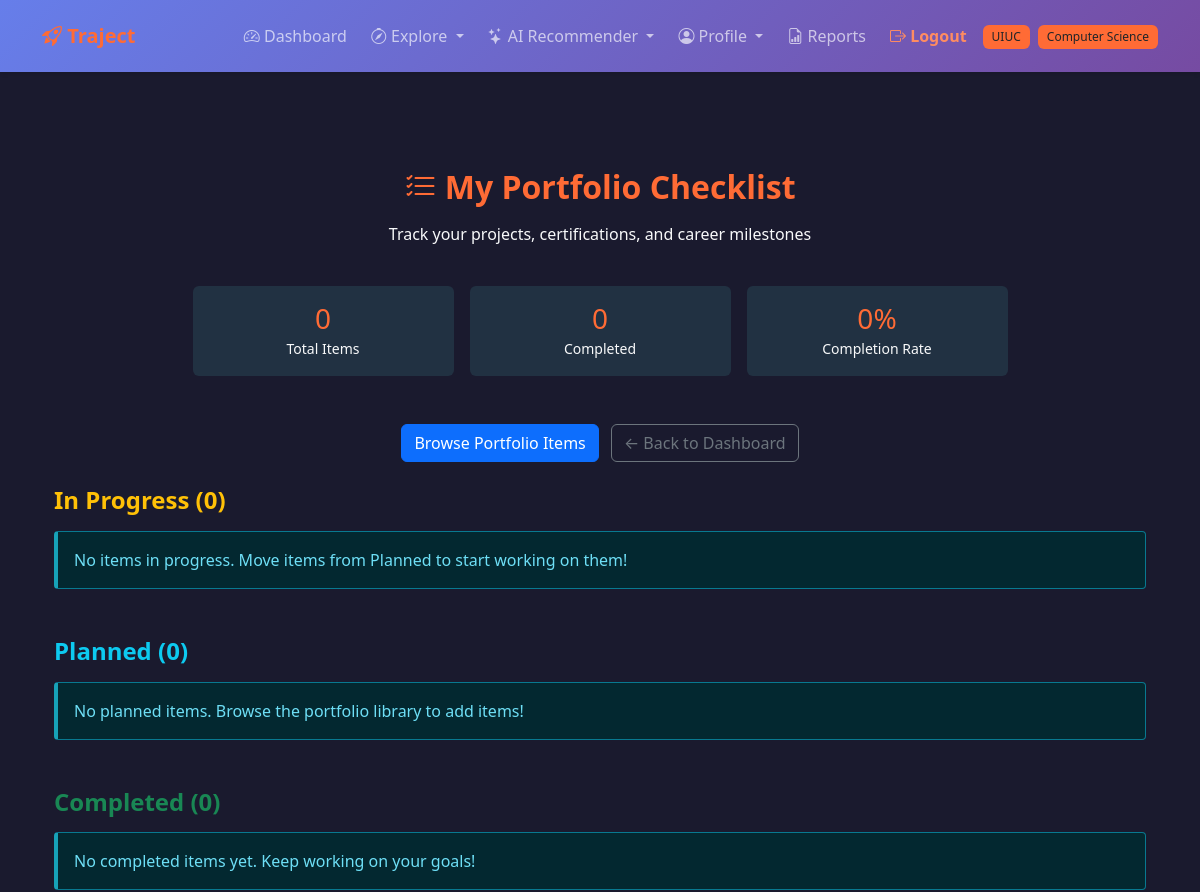
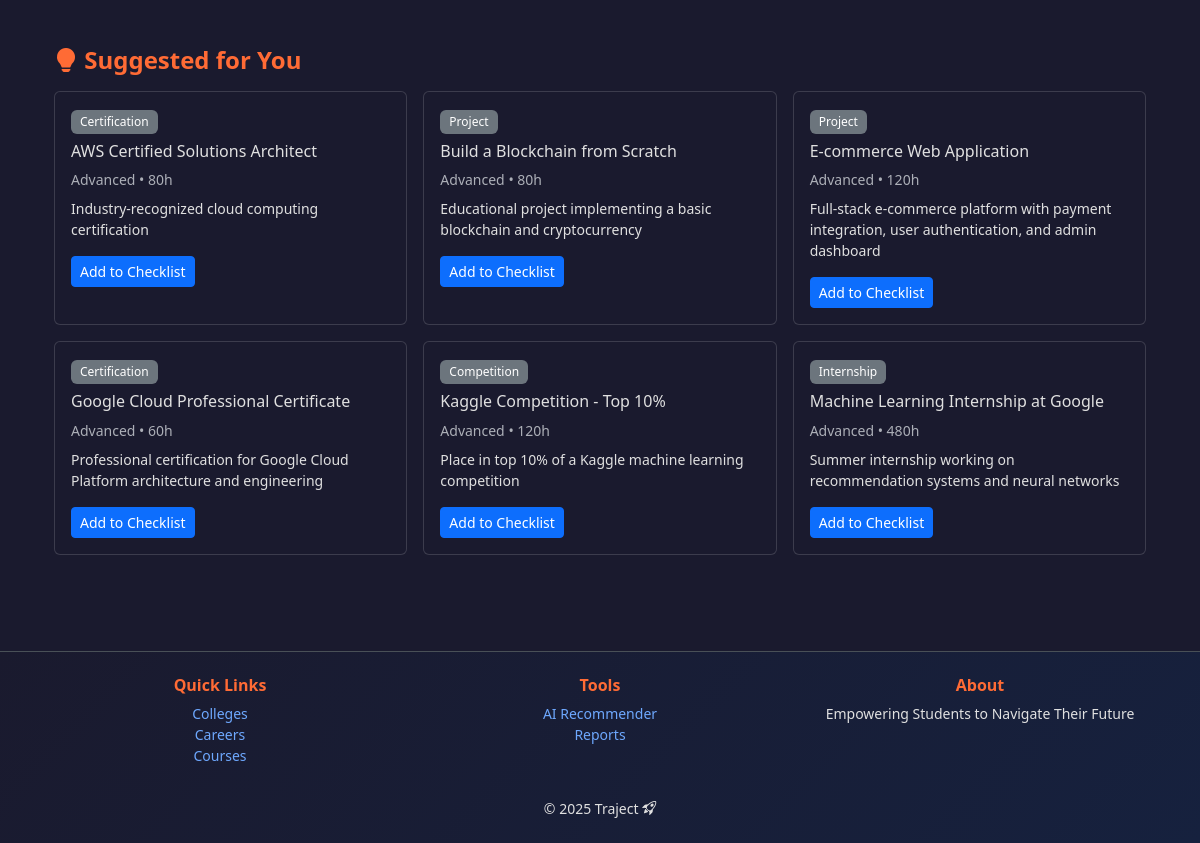
The page /accounts/portfolio/checklist/ (signed in) on the database as committed earlier (2 pictures, top to bottom).
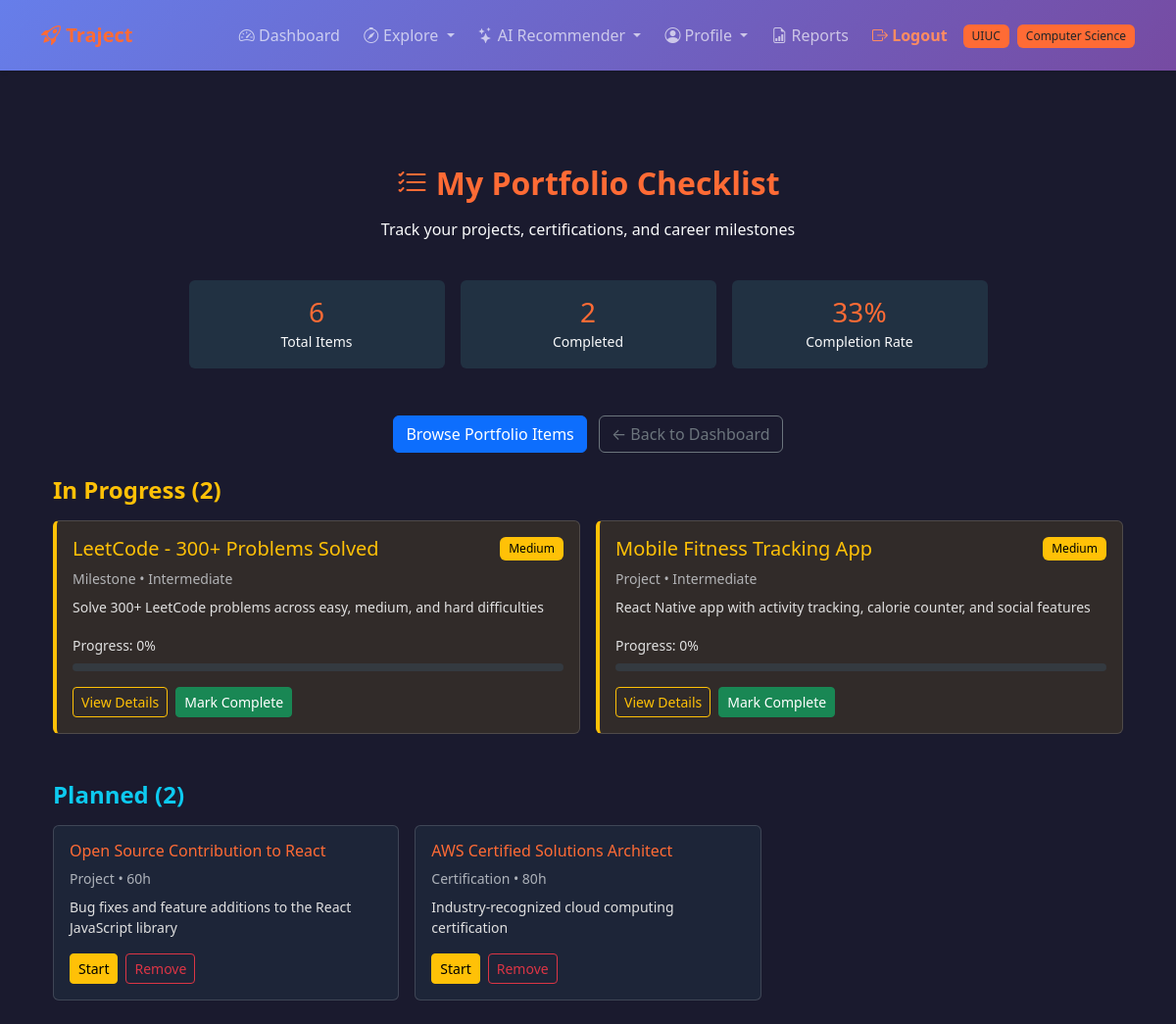
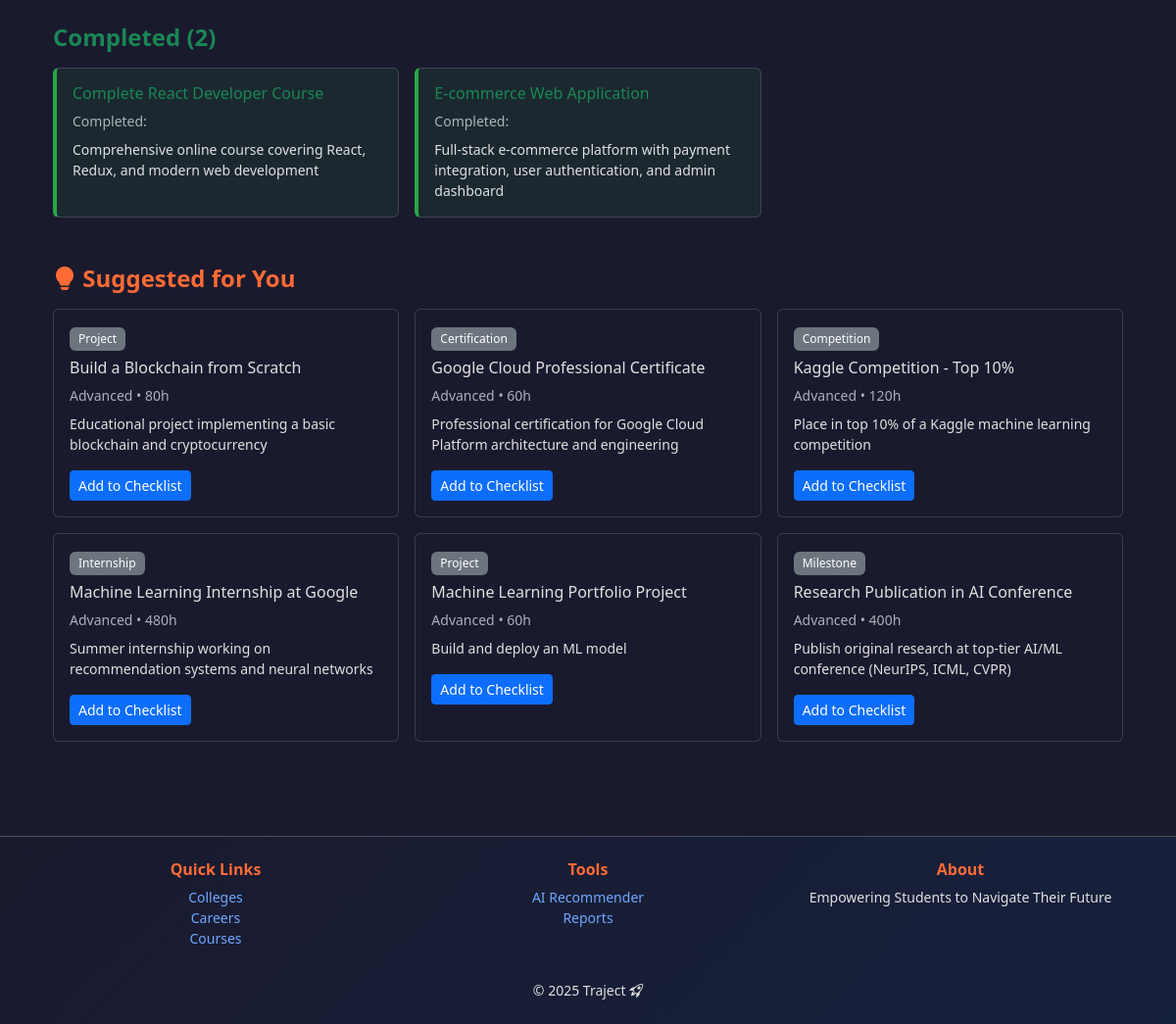
The same page on the database as committed later (2 pictures, top to bottom).
### accounts/models.py (models this page shows, shortened)
class PortfolioItem(models.Model):
    ITEM_TYPES = [
        ('PROJECT', 'Project'),
        ('CERT', 'Certification'),
        ('MILESTONE', 'Milestone'),
        ('INTERNSHIP', 'Internship'),
        ('COMPETITION', 'Competition'),
    ]
    title = models.CharField(max_length=200)
    item_type = models.CharField(max_length=20, choices=ITEM_TYPES, default='PROJECT')
    description = models.TextField(blank=True)
    related_careers = models.ManyToManyField(
        'careers.Career',
        blank=True,
        related_name='portfolio_items'
    )
    skills_gained = models.TextField(
        blank=True,
        help_text="Comma-separated list of skills"
    )
    estimated_hours = models.PositiveIntegerField(
        null=True, blank=True,
        help_text="Estimated hours to complete"
    )
    difficulty_level = models.CharField(
        max_length=20,
        choices=[
            ('BEGINNER', 'Beginner'),
            ('INTERMEDIATE', 'Intermediate'),
            ('ADVANCED', 'Advanced'),
        ],
        default='BEGINNER'
    )
    resource_url = models.URLField(blank=True, null=True)
    created_at = models.DateTimeField(auto_now_add=True)
    class Meta:
        ordering = ['difficulty_level', 'title']
        verbose_name = "Portfolio Item"
        verbose_name_plural = "Portfolio Items"

class UserChecklist(models.Model):
    STATUS_CHOICES = [
        ('PLANNED', 'Planned'),
        ('IN_PROGRESS', 'In Progress'),
        ('COMPLETED', 'Completed'),
        ('ABANDONED', 'Abandoned'),
    ]
    user_profile = models.ForeignKey(
        UserProfile,
        on_delete=models.CASCADE,
        related_name='checklist_items'
    )
    portfolio_item = models.ForeignKey(
        PortfolioItem,
        on_delete=models.CASCADE,
        related_name='user_checklists'
    )
    status = models.CharField(
        max_length=20,
        choices=STATUS_CHOICES,
        default='PLANNED'
    )
    notes = models.TextField(blank=True)
    progress_percentage = models.PositiveIntegerField(
        default=0,
        help_text="Percentage complete (0-100)"
    )
    added_at = models.DateTimeField(auto_now_add=True)
    started_at = models.DateTimeField(null=True, blank=True)
    completed_at = models.DateTimeField(null=True, blank=True)
    priority = models.CharField(
        max_length=10,
        choices=[
            ('LOW', 'Low'),
            ('MEDIUM', 'Medium'),
            ('HIGH', 'High'),
        ],
        default='MEDIUM'
    )
    class Meta:
        ordering = ['-priority', '-added_at']
        unique_together = ('user_profile', 'portfolio_item')
        verbose_name = "User Checklist Item"
        verbose_name_plural = "User Checklist Items"

### accounts/portfolio_views.py (the view)
# urls.py: path("portfolio/checklist/", portfolio_views.portfolio_checklist_view, name="portfolio_checklist"),
@login_required
def portfolio_checklist_view(request):
    profile = request.user.profile
    checklist_items = UserChecklist.objects.filter(
        user_profile=profile
    ).select_related('portfolio_item').order_by('-priority', '-added_at')
    planned = checklist_items.filter(status='PLANNED')
    in_progress = checklist_items.filter(status='IN_PROGRESS')
    completed = checklist_items.filter(status='COMPLETED')
    total_items = checklist_items.count()
    completed_count = completed.count()
    completion_rate = int((completed_count / total_items * 100)) if total_items > 0 else 0
    suggested_items = PortfolioItem.objects.exclude(
        user_checklists__user_profile=profile
    ).order_by('difficulty_level', 'title')[:6]
    context = {
        'planned': planned,
        'in_progress': in_progress,
        'completed': completed,
        'total_items': total_items,
        'completed_count': completed_count,
        'completion_rate': completion_rate,
        'suggested_items': suggested_items,
    }
    return render(request, 'accounts/portfolio_checklist.html', context)

### templates/accounts/portfolio_checklist.html (shortened to what the changed rows need)
{% extends "accounts/base.html" %}
{% load static %}
{% block content %}
<div class="container mt-5">
 <div class="text-center mb-5">
 <h2 class="fw-bold text-accent mb-3"><i class="bi bi-list-check"></i> My Portfolio Checklist</h2>
 <div class="row g-3 mt-4 justify-content-center">
 <div class="col-md-3">
 <div class="card text-center" style="background: rgba(102, 252, 241, 0.1); border: 1px solid var(--tj-accent);">
 <div class="card-body">
 <h3 class="text-accent mb-0">{{ total_items }}</h3>
 <small class="text-light">Total Items</small>
 </div>
 </div>
 </div>
 <div class="col-md-3">
 <div class="card text-center" style="background: rgba(102, 252, 241, 0.1); border: 1px solid var(--tj-accent);">
 <div class="card-body">
 <h3 class="text-accent mb-0">{{ completed_count }}</h3>
 <small class="text-light">Completed</small>
 </div>
 </div>
 </div>
 <div class="col-md-3">
 <div class="card text-center" style="background: rgba(102, 252, 241, 0.1); border: 1px solid var(--tj-accent);">
 <div class="card-body">
 <h3 class="text-accent mb-0">{{ completion_rate }}%</h3>
 <small class="text-light">Completion Rate</small>
 </div>
 </div>
 </div>
 </div>
 </div>
 <div class="mb-5">
 <h4 class="text-warning fw-bold mb-3"> In Progress ({{ in_progress.count }})</h4>
 {% if in_progress %}
 <div class="row g-3">
 {% for item in in_progress %}
 <div class="col-md-6">
 <div class="card h-100" style="background: rgba(255, 193, 7, 0.1); border-left: 4px solid #ffc107;">
 <div class="card-body">
 <div class="d-flex justify-content-between align-items-start mb-2">
 <h5 class="card-title text-warning mb-0">
 {{ item.portfolio_item.title }}
 </h5>
 <span class="badge bg-{{ item.priority|lower }}">{{ item.get_priority_display }}</span>
 </div>
 <p class="small text-muted mb-2">
 {{ item.portfolio_item.get_item_type_display }} •
 {{ item.portfolio_item.get_difficulty_level_display }}
 </p>
 <p class="small mb-3">{{ item.portfolio_item.description|truncatewords:20 }}</p>
 <div class="mb-3">
 <label class="form-label small">Progress: {{ item.progress_percentage }}%</label>
 <div class="progress" style="height: 8px;">
 </div>
 </div>
 <div class="d-flex gap-2">
 <a href="{% url 'accounts:portfolio_item_detail' item.portfolio_item.id %}"
 class="btn btn-sm btn-outline-warning">
 View Details
 </a>
 <form method="POST" action="{% url 'accounts:update_checklist_status' item.id %}" class="d-inline">
 <button type="submit" class="btn btn-sm btn-success"> Mark Complete</button>
 </form>
 </div>
 </div>
 </div>
 </div>
 {% endfor %}
 </div>
 {% else %}
 <div class="alert alert-info">
 No items in progress. Move items from Planned to start working on them!
 </div>
 {% endif %}
 </div>
 <div class="mb-5">
 <h4 class="text-info fw-bold mb-3"> Planned ({{ planned.count }})</h4>
 {% if planned %}
 <div class="row g-3">
 {% for item in planned %}
 <div class="col-md-4">
 <div class="card h-100" style="background: rgba(102, 252, 241, 0.05);">
 <div class="card-body">
 <h6 class="card-title text-accent">{{ item.portfolio_item.title }}</h6>
 <p class="small text-muted mb-2">
 {{ item.portfolio_item.get_item_type_display }} •
 {{ item.portfolio_item.estimated_hours }}h
 </p>
 <p class="small mb-3">{{ item.portfolio_item.description|truncatewords:15 }}</p>
 <div class="d-flex gap-2">
 <form method="POST" action="{% url 'accounts:update_checklist_status' item.id %}" class="d-inline">
 <button type="submit" class="btn btn-sm btn-warning">Start</button>
 </form>
 <a href="{% url 'accounts:remove_from_checklist' item.id %}"
 class="btn btn-sm btn-outline-danger"
 onclick="return confirm('Remove this item?')">
 Remove
 </a>
 </div>
 </div>
 </div>
 </div>
 {% endfor %}
 </div>
 {% else %}
 <div class="alert alert-info">
 No planned items. Browse the portfolio library to add items!
 </div>
 {% endif %}
 </div>
 <div class="mb-5">
 <h4 class="text-success fw-bold mb-3"> Completed ({{ completed.count }})</h4>
 {% if completed %}
 <div class="row g-3">
 {% for item in completed %}
 <div class="col-md-4">
 <div class="card h-100" style="background: rgba(40, 167, 69, 0.1); border-left: 4px solid #28a745;">
 <div class="card-body">
 <h6 class="card-title text-success"> {{ item.portfolio_item.title }}</h6>
 <p class="small text-muted mb-2">
 Completed: {{ item.completed_at|date:"M d, Y" }}
 </p>
 <p class="small mb-0">{{ item.portfolio_item.description|truncatewords:15 }}</p>
 </div>
 </div>
 </div>
 {% endfor %}
 </div>
 {% else %}
 <div class="alert alert-info">
 No completed items yet. Keep working on your goals!
 </div>
 {% endif %}
 </div>
 <div class="mb-5">
 {% if suggested_items %}
 <div class="row g-3">
 {% for item in suggested_items %}
 <div class="col-md-4">
 <div class="card h-100">
 <div class="card-body">
 <span class="badge bg-secondary mb-2">{{ item.get_item_type_display }}</span>
 <h6 class="card-title">{{ item.title }}</h6>
 <p class="small text-muted mb-2">
 {{ item.get_difficulty_level_display }} • {{ item.estimated_hours }}h
 </p>
 <p class="small mb-3">{{ item.description|truncatewords:15 }}</p>
 <a href="{% url 'accounts:add_to_checklist' item.id %}" class="btn btn-sm btn-primary">
 Add to Checklist
 </a>
 </div>
 </div>
 </div>
 {% endfor %}
 </div>
 {% else %}
 <p class="text-muted">All items have been added to your checklist!</p>
 {% endif %}
 </div>
</div>
{% endblock %}

Rows that differ between the two databases and show on the page:
no longer on this page (row unchanged): PortfolioItem: item_type "Certification", title "AWS Certified Solutions Architect", difficulty_level "Advanced", estimated_hours "80", description "Industry-recognized cloud computing certification"
no longer on this page (row unchanged): PortfolioItem: item_type "Project", title "E-commerce Web Application", difficulty_level "Advanced", estimated_hours "120", description "Full-stack e-commerce platform with payment integration, user authentication, and admin dashboard"
added UserChecklist: portfolio_item "LeetCode - 300+ Problems Solved", priority "Medium", portfolio_item.item_type "Milestone", portfolio_item.difficulty_level "Intermediate", portfolio_item.description "Solve 300+ LeetCode problems across easy, medium, and hard difficulties", progress_percentage "0", shown under "In Progress (2)"
added UserChecklist: portfolio_item "Mobile Fitness Tracking App", priority "Medium", portfolio_item.item_type "Project", portfolio_item.difficulty_level "Intermediate", portfolio_item.description "React Native app with activity tracking, calorie counter, and social features", progress_percentage "0", shown under "In Progress (2)"
added UserChecklist: portfolio_item "Open Source Contribution to React", portfolio_item.item_type "Project", portfolio_item.estimated_hours "60", portfolio_item.description "Bug fixes and feature additions to the React JavaScript library", shown under "Planned (2)"
added UserChecklist: portfolio_item "AWS Certified Solutions Architect", portfolio_item.item_type "Certification", portfolio_item.estimated_hours "80", portfolio_item.description "Industry-recognized cloud computing certification", shown under "Planned (2)"
added UserChecklist: portfolio_item "Complete React Developer Course", portfolio_item.description "Comprehensive online course covering React, Redux, and modern web development", shown under "Completed (2)"
added UserChecklist: portfolio_item "E-commerce Web Application", portfolio_item.description "Full-stack e-commerce platform with payment integration, user authentication, and admin dashboard", shown under "Completed (2)"
now on this page (row unchanged): PortfolioItem: item_type "Project", title "Machine Learning Portfolio Project", difficulty_level "Advanced", estimated_hours "60", description "Build and deploy an ML model"
now on this page (row unchanged): PortfolioItem: item_type "Milestone", title "Research Publication in AI Conference", difficulty_level "Advanced", estimated_hours "400", description "Publish original research at top-tier AI/ML conference (NeurIPS, ICML, CVPR)"
Other text that changed with them:
{{ total_items }}: "0" → "6"
{{ completed_count }}: "0" → "2"
{{ completion_rate }}: "0" → "33"
{{ in_progress.count }}: "0" → "2"
{{ planned.count }}: "0" → "2"
{{ completed.count }}: "0" → "2"
text no longer shown: "No items in progress. Move items from Planned to start working on them! No planned items. Browse the portfolio library to add items! No completed items yet. Keep working on your goals!"
